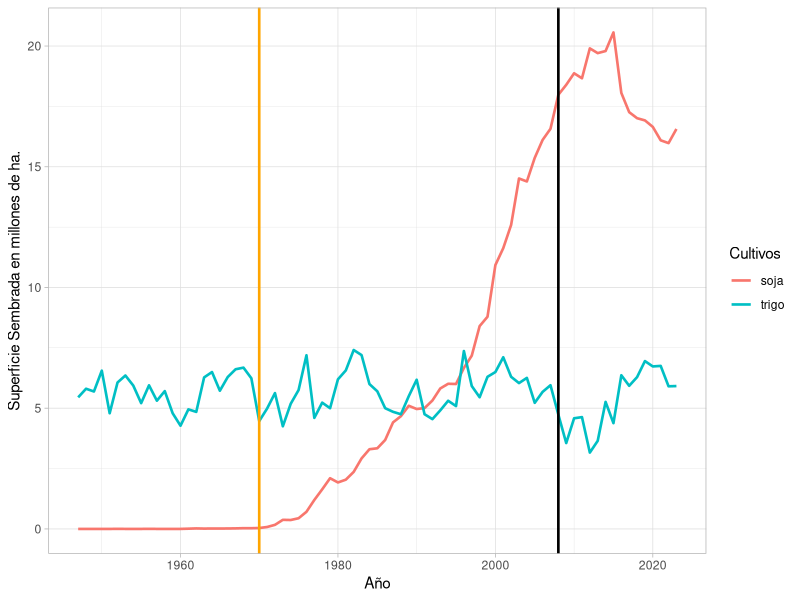
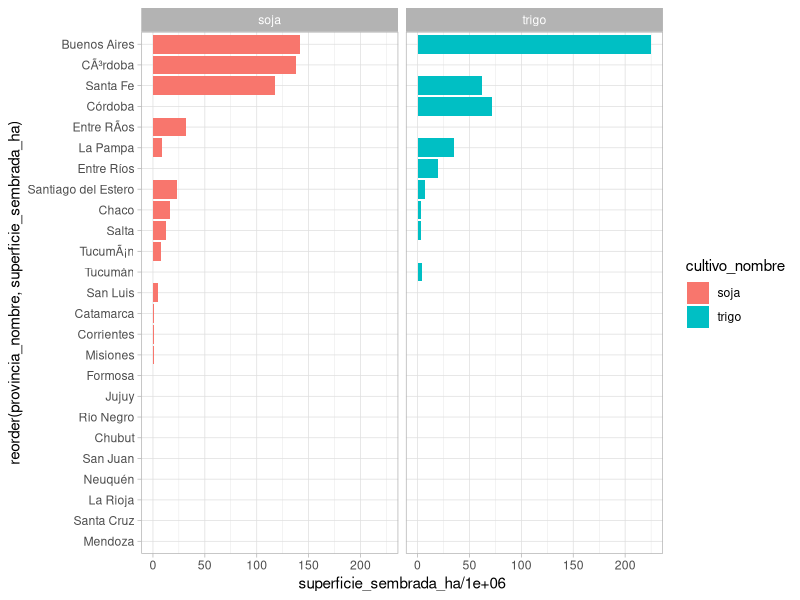

Generate these figures, in order, with R:
## ---- chunk 1
#| message: false
#| warning: false
#| include: false
#| paged-print: false
library(tidyverse)
maiz_serie_1923_2023 <- read_csv("data/maiz-serie-1923-2023.csv", 
                                 col_types = cols(anio = col_integer()), 
                                 locale = locale(encoding = "latin1"))

soja_serie_1941_2023 <- read_csv("data/soja-serie-1941-2023.csv", 
                                 col_types = cols(anio = col_integer()), 
                                 locale = locale(encoding = "latin1"))

trigo_serie_1927_2024 <- read_csv("data/trigo-serie-1927-2024.csv", 
                                  col_types = cols(anio = col_integer()), 
                                  locale = locale(encoding = "latin1"))
# Filtramos 1947 / 2023 para tener todos los cultivos todos los años y poder hacer otros análisis.
datos <- bind_rows(maiz_serie_1923_2023,soja_serie_1941_2023, trigo_serie_1927_2024) |> 
  filter(anio >= 1947 & anio <= 2023)

#Parámetros para todos los ggplots.

theme_set(theme_light())
options(repr.plot.width=15, repr.plot.height=8)

# Evolución de las hectareas sembradas de cada cultivo.

## ---- chunk 2
#| label: grafico 1
#| echo: false
#| message: false
#| warning: false
#| paged-print: false

datos |> 
  group_by(anio, cultivo_nombre) |> 
  summarise(superficie_sembrada_ha_total = sum(superficie_sembrada_ha)) |> 
    ggplot() +
      aes(x = anio, y = superficie_sembrada_ha_total / 1000000, colour = factor(cultivo_nombre)) +
      geom_line(size = 0.9) +
      geom_vline(
        aes(xintercept = 1970),
        lwd = 0.9, lineend = "round", col = "orange"
      ) + #Comienza la siembra directa
      geom_vline(
        aes(xintercept = 2008),
        lwd = 0.9, lineend = "round", 
      ) + #Comienza la siembra directa
      labs(x = 'Año', y = 'Superficie Sembrada en millones de ha.', color = "Cultivos") 

## ---- chunk 3
#| echo: false
#| message: false
#| warning: false
#| paged-print: false

# Producción por Provincia.

datos |> 
  group_by(provincia_nombre, cultivo_nombre) |> 
  summarise(superficie_sembrada_ha = sum(superficie_sembrada_ha)) |> 
  ggplot() +
    aes(x = superficie_sembrada_ha / 1000000, y = reorder(provincia_nombre, superficie_sembrada_ha), fill = cultivo_nombre) +
    geom_bar(stat='identity') + 
    facet_wrap(~ cultivo_nombre) 
